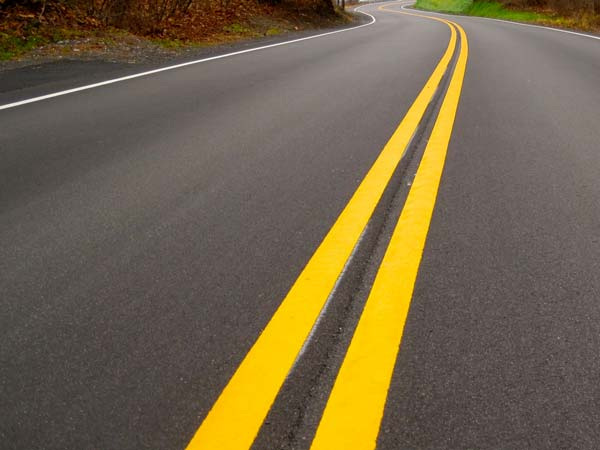
#> input picture Images/road.jpg, 600 x 450 px, found by its file name
$ python c6_JoiningImg.py
#> lines starting #> are read from the running program, lines starting #| are printed output that depends on the picture
# to stack more than 1 img along horizontal or vertical axis
import cv2
import numpy as np
img=cv2.imread("Images/road.jpg")
#> img is the input picture: shape (450, 600, 3); mean B, G, R 74.6, 100.8, 115.1
def stackImages(scale,imgArray):
    rows = len(imgArray)
    cols = len(imgArray[0])
    rowsAvailable = isinstance(imgArray[0], list)
    width = imgArray[0][0].shape[1]
    height = imgArray[0][0].shape[0]
    if rowsAvailable:
        for x in range ( 0, rows):
            for y in range(0, cols):
                if imgArray[x][y].shape[:2] == imgArray[0][0].shape [:2]:
                    imgArray[x][y] = cv2.resize(imgArray[x][y], (0, 0), None, scale, scale)
                else:
                    imgArray[x][y] = cv2.resize(imgArray[x][y], (imgArray[0][0].shape[1], imgArray[0][0].shape[0]), None, scale, scale)
                if len(imgArray[x][y].shape) == 2: imgArray[x][y]= cv2.cvtColor( imgArray[x][y], cv2.COLOR_GRAY2BGR)
        imageBlank = np.zeros((height, width, 3), np.uint8)
        hor = [imageBlank]*rows
        hor_con = [imageBlank]*rows
        for x in range(0, rows):
            hor[x] = np.hstack(imgArray[x])
        ver = np.vstack(hor)
    else:
        for x in range(0, rows):
            if imgArray[x].shape[:2] == imgArray[0].shape[:2]:
                imgArray[x] = cv2.resize(imgArray[x], (0, 0), None, scale, scale)
            else:
                imgArray[x] = cv2.resize(imgArray[x], (imgArray[0].shape[1], imgArray[0].shape[0]), None,scale, scale)
            if len(imgArray[x].shape) == 2: imgArray[x] = cv2.cvtColor(imgArray[x], cv2.COLOR_GRAY2BGR)
        hor= np.hstack(imgArray)
        ver = hor
    return ver

imgHor=np.hstack((img,img))
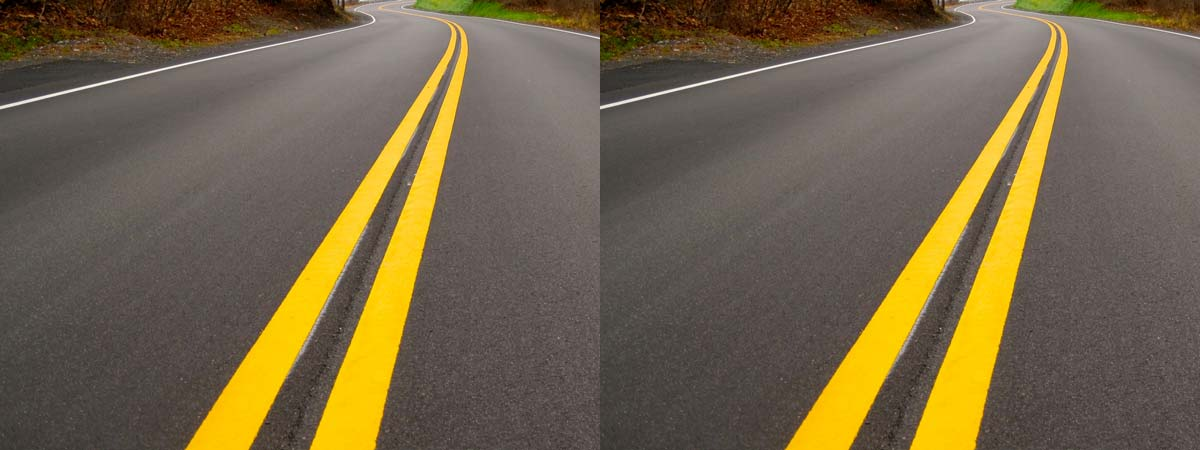
#> imgHor: shape (450, 1200, 3); mean B, G, R 74.6, 100.8, 115.1
imgVer=np.vstack((img,img))
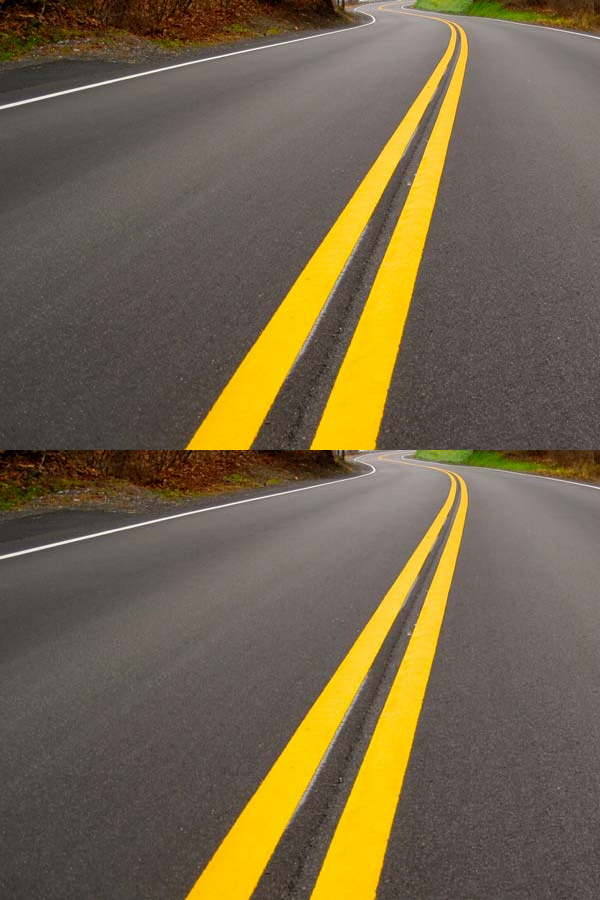
#> imgVer: shape (900, 600, 3); mean B, G, R 74.6, 100.8, 115.1
cv2.imshow("Horizontal",imgHor)
cv2.imshow("Vertical",imgVer)
cv2.waitKey(0)
